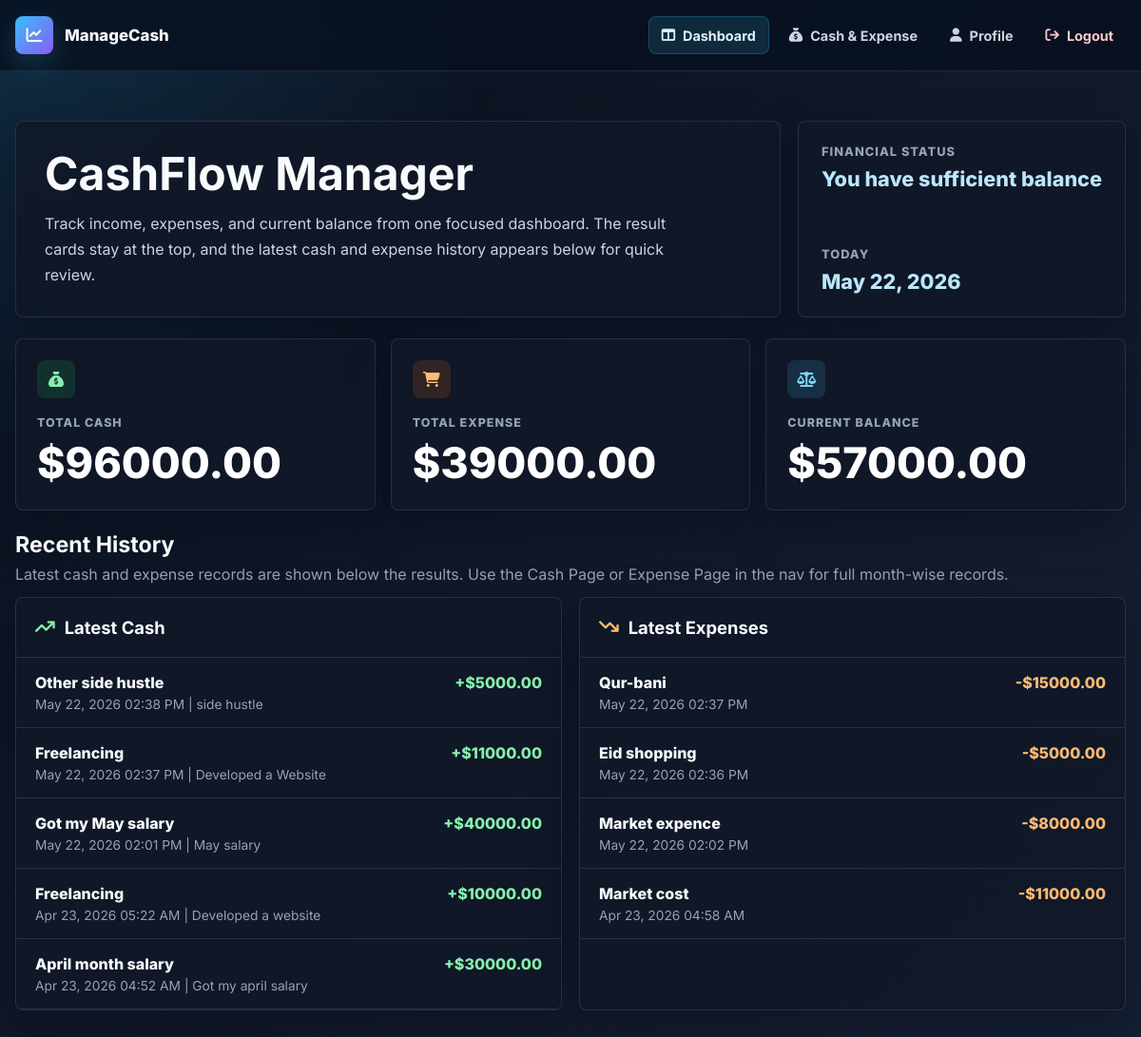
The app's page /dashboardpage/ (signed in) with its own data.
### ManageCash/models.py (models this page shows, shortened)
class CashModel(models.Model):
    user=models.ForeignKey(AuthUserModel, on_delete=models.CASCADE,related_name='users_cash',null=True)
    source=models.CharField(max_length=200,null=True)
    datetime=models.DateTimeField(auto_now_add=True,null=True)
    amount=models.FloatField(null=True)
    description=models.TextField(null=True)

class ExpenseModel(models.Model):
    user=models.ForeignKey(AuthUserModel, on_delete=models.CASCADE,related_name='users_expense',null=True)
    description=models.TextField(null=True)
    amount=models.FloatField(null=True)
    datetime=models.DateTimeField(auto_now_add=True,null=True)

### ManageCash/views.py (the view)
# urls.py: path('dashboardpage/',dashboardpage,name='dashboardpage'),
@login_required
def dashboardpage(request):
    user=request.user
    total_cash=CashModel.objects.filter(
        user=user
    ).aggregate(added_cash=Sum('amount')) ['added_cash'] or 0
    total_expense=ExpenseModel.objects.filter(
        user=user
    ).aggregate(added_expense=Sum('amount')) ['added_expense'] or 0
    balance=total_cash - total_expense
    if total_cash==total_expense:
        status='You have no money'
    elif total_cash<total_expense:
        status='You are in Debth'
    else:
        status='You have sufficient balance'
    context={
        'total_cash':total_cash,
        'total_expense':total_expense,
        'balance':balance,
        'status':status,
    }
    return render(request,'dashboardpage.html',context)

### ManageCash/templates/dashboardpage.html (shortened to what this page needs)
{% extends 'base.html' %}
{% block body %}
<section class="dashboard-hero">
  <div class="panel hero-copy">
    <h1>CashFlow Manager</h1>
    <p>Track income, expenses, and current balance from one focused dashboard. The result cards stay at the top, and the latest cash and expense history appears below for quick review.</p>
  </div>
  <aside class="panel status-box">
    <div>
      <div class="status-label">Financial Status</div>
      <div class="status-value">{{ status }}</div>
    </div>
    <div>
      <div class="status-label">Today</div>
      <div class="status-value">{% now "M d, Y" %}</div>
    </div>
  </aside>
</section>
<section class="kpi-grid">
  <div class="panel kpi-card cash">
    <div class="kpi-icon"><i class="fa-solid fa-sack-dollar"></i></div>
    <div class="kpi-label">Total Cash</div>
    <div class="kpi-value">${{ total_cash|floatformat:2 }}</div>
  </div>
  <div class="panel kpi-card expense">
    <div class="kpi-icon"><i class="fa-solid fa-cart-shopping"></i></div>
    <div class="kpi-label">Total Expense</div>
    <div class="kpi-value">${{ total_expense|floatformat:2 }}</div>
  </div>
  <div class="panel kpi-card">
    <div class="kpi-icon"><i class="fa-solid fa-scale-balanced"></i></div>
    <div class="kpi-label">Current Balance</div>
    <div class="kpi-value">${{ balance|floatformat:2 }}</div>
  </div>
</section>
<div class="history-title">
  <h2>Recent History</h2>
  <p>Latest cash and expense records are shown below the results. Use the Cash Page or Expense Page in the nav for full month-wise records.</p>
</div>
<section class="records-grid">
  <div class="panel records-panel">
    <div class="records-head">
      <h2><i class="fa-solid fa-arrow-trend-up" style="color: #86efac;"></i> Latest Cash</h2>
    </div>
    {% with cash_records=request.user.users_cash.all %}
      {% if cash_records %}
        <ul class="compact-list">
          {% for item in cash_records|dictsortreversed:"datetime"|slice:":5" %}
            <li>
              <div>
                <p class="record-title">{{ item.source|default:"Cash source" }}</p>
                <p class="record-meta">{{ item.datetime|date:"M d, Y h:i A" }}{% if item.description %} | {{ item.description|truncatechars:54 }}{% endif %}</p>
              </div>
              <strong class="amount-cash">+${{ item.amount|floatformat:2 }}</strong>
            </li>
          {% endfor %}
        </ul>
      {% else %}
        <div class="empty-state">No cash records yet. Add cash from the Cash Page.</div>
      {% endif %}
    {% endwith %}
  </div>
  <div class="panel records-panel">
    <div class="records-head">
      <h2><i class="fa-solid fa-arrow-trend-down" style="color: #fdba74;"></i> Latest Expenses</h2>
    </div>
    {% with expense_records=request.user.users_expense.all %}
      {% if expense_records %}
        <ul class="compact-list">
          {% for item in expense_records|dictsortreversed:"datetime"|slice:":5" %}
            <li>
              <div>
                <p class="record-title">{{ item.description|default:"Expense" }}</p>
                <p class="record-meta">{{ item.datetime|date:"M d, Y h:i A" }}</p>
              </div>
              <strong class="amount-expense">-${{ item.amount|floatformat:2 }}</strong>
            </li>
          {% endfor %}
        </ul>
      {% else %}
        <div class="empty-state">No expense records yet. Add expenses from the Expense Page.</div>
      {% endif %}
    {% endwith %}
  </div>
</section>
{% endblock body %}

### ManageCash/templates/base.html (shortened to what this page needs)
<!DOCTYPE html>
<html lang="en">
<head>
  <link rel="stylesheet" href="https://cdnjs.cloudflare.com/ajax/libs/font-awesome/6.5.1/css/all.min.css">
</head>
<body>
  {% include 'nav.html' %}
  <main class="app-shell">
    {% block body %}
    {% endblock body %}
  </main>
</body>
</html>

### ManageCash/templates/nav.html (shortened to what this page needs)
<nav class="topnav">
  <div class="nav-inner">
    <a class="brand-link" href="{% url 'dashboardpage' %}">
      <span class="brand-mark"><i class="fa-solid fa-chart-line"></i></span>
      <span>ManageCash</span>
    </a>
    <div class="nav-links">
      <a class="nav-primary" href="{% url 'dashboardpage' %}"><i class="fa-solid fa-table-columns"></i> Dashboard</a>
      <a href="{% url 'transactionpage' %}"><i class="fa-solid fa-sack-dollar"></i> Cash & Expense</a>
      <a href="{% url 'profilepage' %}"><i class="fa-solid fa-user"></i> Profile</a>
      <a class="nav-logout" href="{% url 'logoutpage' %}"><i class="fa-solid fa-arrow-right-from-bracket"></i> Logout</a>
    </div>
  </div>
</nav>

### ManageCash/templates/base.html (style rules this page uses)
:root { --bg: #0f172a; --panel: #111827; --panel-soft: #172033; --line: rgba(148, 163, 184, 0.18); --text: #f8fafc; --muted: #94a3b8; --cash: #22c55e; --expense: #f97316; --brand: #38bdf8; --brand-2: #8b5cf6; --danger: #ef4444; --shadow: 0 18px 50px rgba(2, 6, 23, 0.32); }
* { box-sizing: border-box; }
body { margin: 0; min-height: 100vh; font-family: "Inter", Arial, sans-serif; background: radial-gradient(circle at top left, rgba(56, 189, 248, 0.16), transparent 32rem), linear-gradient(135deg, #08111f 0%, #111827 48%, #162033 100%); color: var(--text); }
a { color: inherit; }
.app-shell { width: min(1180px, calc(100% - 32px)); margin: 0 auto; padding: 24px 0 42px; }
.panel { background: rgba(17, 24, 39, 0.86); border: 1px solid var(--line); border-radius: 8px; box-shadow: var(--shadow); }
.amount-cash { color: #86efac; font-weight: 800; }
.amount-expense { color: #fdba74; font-weight: 800; }

### ManageCash/templates/nav.html (style rules this page uses)
.topnav { position: sticky; top: 0; z-index: 10; background: rgba(8, 17, 31, 0.82); backdrop-filter: blur(16px); border-bottom: 1px solid rgba(148, 163, 184, 0.16); }
.nav-inner { width: min(1180px, calc(100% - 32px)); margin: 0 auto; min-height: 74px; display: flex; align-items: center; justify-content: space-between; gap: 20px; }
.brand-link { display: inline-flex; align-items: center; gap: 12px; text-decoration: none; font-weight: 800; font-size: 1.05rem; color: #f8fafc; }
.brand-mark { width: 40px; height: 40px; display: inline-flex; align-items: center; justify-content: center; border-radius: 8px; background: linear-gradient(135deg, #38bdf8, #8b5cf6); box-shadow: 0 10px 28px rgba(56, 189, 248, 0.2); }
.nav-links { display: flex; align-items: center; gap: 8px; flex-wrap: wrap; }
.nav-links a { display: inline-flex; align-items: center; gap: 8px; min-height: 40px; padding: 9px 13px; border-radius: 8px; color: #cbd5e1; text-decoration: none; font-weight: 700; font-size: 0.9rem; transition: background 0.18s ease, color 0.18s ease; }
.nav-links a.nav-primary { background: rgba(56, 189, 248, 0.14); color: #e0f2fe; border: 1px solid rgba(56, 189, 248, 0.24); }
.nav-links a.nav-logout { color: #fecaca; }

### ManageCash/templates/dashboardpage.html (style rules this page uses)
.dashboard-hero { display: grid; grid-template-columns: minmax(0, 1.4fr) minmax(280px, 0.6fr); gap: 18px; align-items: stretch; margin: 28px 0 22px; }
.hero-copy { padding: 30px; }
.hero-copy h1 { margin: 0; font-size: clamp(2rem, 4vw, 3.6rem); letter-spacing: 0; line-height: 1.04; }
.hero-copy p { max-width: 680px; margin: 14px 0 0; color: #cbd5e1; line-height: 1.7; }
.status-box { padding: 24px; display: flex; flex-direction: column; justify-content: space-between; gap: 20px; }
.status-label { color: #94a3b8; font-size: 0.8rem; font-weight: 800; letter-spacing: 0.08em; text-transform: uppercase; }
.status-value { margin-top: 8px; font-size: 1.35rem; font-weight: 800; color: #bae6fd; }
.kpi-grid { display: grid; grid-template-columns: repeat(3, minmax(0, 1fr)); gap: 16px; margin-bottom: 22px; }
.kpi-card { padding: 22px; }
.kpi-icon { width: 40px; height: 40px; display: inline-flex; align-items: center; justify-content: center; border-radius: 8px; margin-bottom: 18px; background: rgba(56, 189, 248, 0.14); color: #7dd3fc; }
.kpi-card.cash .kpi-icon { background: rgba(34, 197, 94, 0.14); color: #86efac; }
.kpi-card.expense .kpi-icon { background: rgba(249, 115, 22, 0.14); color: #fdba74; }
.kpi-label { color: #94a3b8; font-size: 0.78rem; font-weight: 800; letter-spacing: 0.08em; text-transform: uppercase; }
.kpi-value { margin-top: 8px; color: #fff; font-size: clamp(1.9rem, 4vw, 2.8rem); font-weight: 800; }
.records-grid { display: grid; grid-template-columns: repeat(2, minmax(0, 1fr)); gap: 18px; }
.history-title { margin: 8px 0 14px; }
.history-title h2 { margin: 0; font-size: 1.45rem; }
.history-title p { margin: 7px 0 0; color: #94a3b8; }
.records-panel { overflow: hidden; }
.records-head { padding: 20px; display: flex; align-items: center; justify-content: flex-start; gap: 12px; border-bottom: 1px solid var(--line); }
.records-head h2 { margin: 0; display: flex; align-items: center; gap: 10px; font-size: 1.15rem; }
.compact-list { list-style: none; margin: 0; padding: 0; }
.compact-list li { display: grid; grid-template-columns: minmax(0, 1fr) auto; gap: 12px; padding: 16px 20px; border-bottom: 1px solid var(--line); }
.record-title { margin: 0; font-weight: 800; color: #f8fafc; }
.record-meta { margin: 5px 0 0; color: #94a3b8; font-size: 0.86rem; }

### records on screen
CashModel: source "Other side hustle", datetime "May 22, 2026 02:38 PM", description "side hustle", amount "5000.00"
CashModel: source "Freelancing", datetime "May 22, 2026 02:37 PM", description "Developed a Website", amount "11000.00"
CashModel: source "Got my May salary", datetime "May 22, 2026 02:01 PM", description "May salary", amount "40000.00"
CashModel: source "Freelancing", datetime "Apr 23, 2026 05:22 AM", description "Developed a website", amount "10000.00"
CashModel: source "April month salary", datetime "Apr 23, 2026 04:52 AM", description "Got my april salary", amount "30000.00"
ExpenseModel: description "Qur-bani", datetime "May 22, 2026 02:37 PM", amount "15000.00"
ExpenseModel: description "Eid shopping", datetime "May 22, 2026 02:36 PM", amount "5000.00"
ExpenseModel: description "Market expence", datetime "May 22, 2026 02:02 PM", amount "8000.00"
ExpenseModel: description "Market cost", datetime "Apr 23, 2026 04:58 AM", amount "11000.00"

### other values on screen
{{ status }} "You have sufficient balance"
{{ total_cash|floatformat:2 }} "96000.00"
{{ total_expense|floatformat:2 }} "39000.00"
{{ balance|floatformat:2 }} "57000.00"
